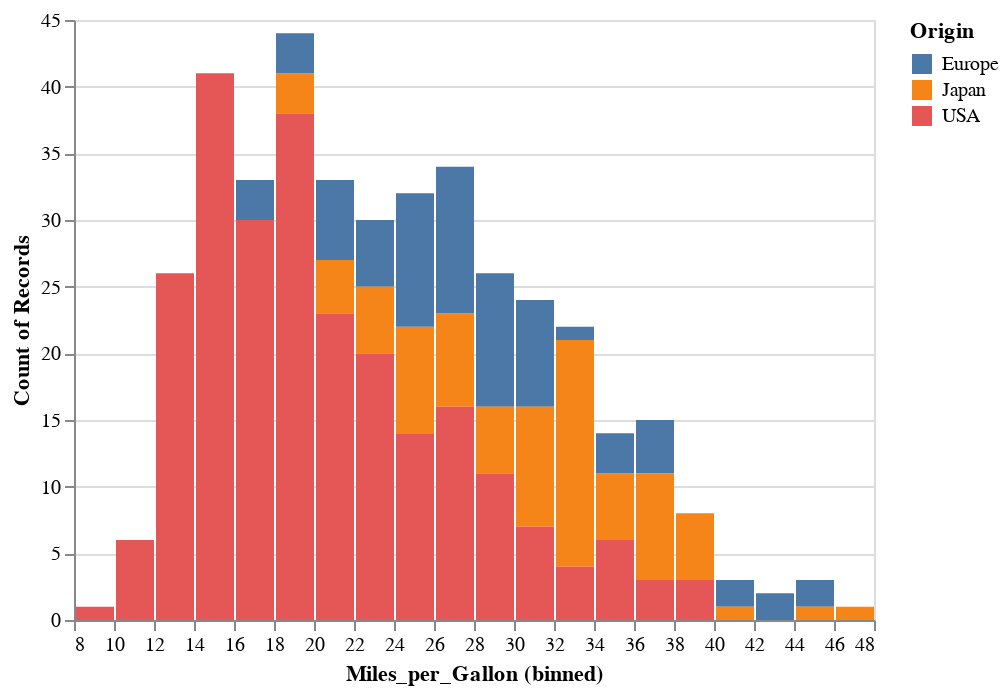

Notebook code cell kept with this figure:
### Code cell
# We can change the number of bins.
alt.Chart(cars).mark_bar().encode(
    x=alt.X('Miles_per_Gallon:Q', bin=alt.Bin(maxbins=30)),
    y='count()',
    color='Origin:N'
)

### Figure 1 — Vega-Lite specification as saved in the notebook (floating-point values rounded to 4 significant figures; data arrays with more than 128 entries replaced by an {"elided": "..."} marker saying what was removed)
{"config": {"view": {"continuousWidth": 400, "continuousHeight": 300}}, "data": {"name": "data-f02450ab61490a1363517a0190416235"}, "mark": "bar", "encoding": {"color": {"type": "nominal", "field": "Origin"}, "x": {"type": "quantitative", "bin": {"maxbins": 30}, "field": "Miles_per_Gallon"}, "y": {"type": "quantitative", "aggregate": "count"}}, "$schema": "https://vega.github.io/schema/vega-lite/v4.8.1.json", "datasets": {"data-f02450ab61490a1363517a0190416235": {"elided": "406 records"}}}
